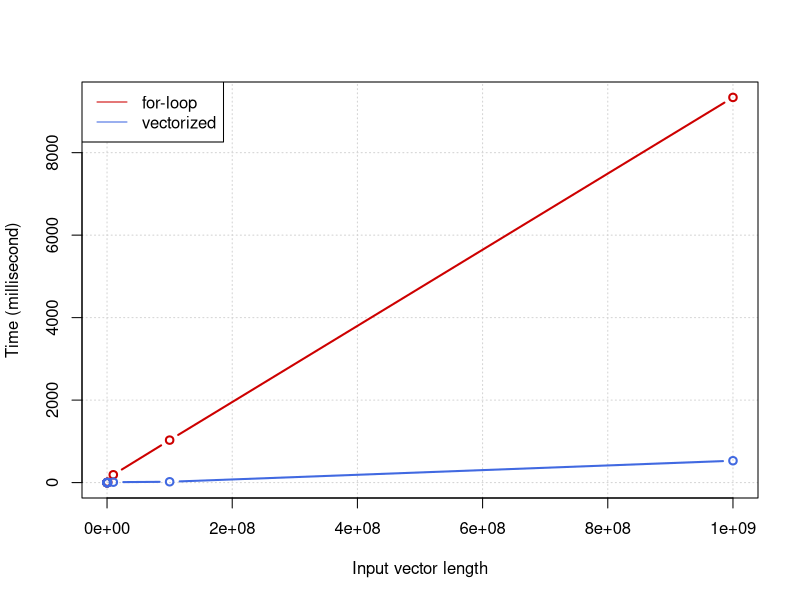

Write the R code that produced this figure.
## ---- chunk 1
1 + 1
## ---- chunk 2
#| echo: false
2 * 2
## ---- chunk 3
#define f1(x,y) using a for-loop 
f1 <- function(x, y) {
  z <- numeric(length(x))
 
  for (i in 1:length(x)) {
    z[i] <- x[i] - y[i]
  }   
  return(z)   
}

#input the x and y vectors
x <- c(1, 2, 3, 4, 5)
y <- c(2, 4, 6, 8, 10)

z <- f1(x, y)  # Using the f1 function

print(z)     # Print z
## ---- chunk 4

f2 <- function(x,y){
  z <- x - y      #Using vector elements minus the vector y element
  return(z)
}

#input the x and y vectors
x <- c(1, 2, 3, 4, 5)
y <- c(2, 4, 6, 8, 10)

z <- f2(x, y) # Using the f2 function

print(z)    # Print z
  
## ---- chunk 5
library(testthat)
#  #for loop method 
f1 <- function(x, y) {
  z <- numeric(length(x))

  for (i in 1:length(x)) {
    z[i] <- x[i] - y[i]
  }   
  return(z)   
}
#vectorized operation
f2 <- function(x,y){
  z <- x - y      
  return(z)
}
#  two vectors,length 1,000,000.
x <- c(1:1000000 )
y <- c(2:1000001)

# Record the runtime of the `for loop method.
runtime_f1 <- system.time(f1(x, y))[1] * 1000
 

# Record the runtime of the `vectorized operation.
runtime_f2 <- system.time(f2(x, y))[1] * 1000
 
expect_equal(f1(x, y), f2(x, y))

cat("Runtime of f1:", runtime_f1, "milliseconds\n")
cat("Runtime of f2:", runtime_f2, "milliseconds\n")
## ---- chunk 6
plot.runtime <- function(ns, t.loop, t.vectorized)
{
  plot(ns, t.loop, ylim=c(0, max(t.loop)), col="red3", 
       type="b", panel.first=grid(), lwd=2,
       xlab="Input vector length",
       ylab="Time (millisecond)")
  lines(ns, t.vectorized, col="royalblue", type="b", lwd=2)
  legend("topleft", c("for-loop", "vectorized"), 
         col=c("red3", "royalblue"), lwd=1)
}

# test data
input_lengths <- c(10, 100, 1000, 10000, 100000, 1000000, 10000000, 100000000, 1000000000)  # Input vector length for different tests
runtime_for_loop <- c(0, 0, 0, 0, 0, 10, 190, 1030, 9340)   # Runtime of the for loop solution (milliseconds) 
runtime_vectorized <- c(0, 0, 0, 0, 0, 0, 10, 20, 530)     # Run time of vectorized solutions (milliseconds) 

# Using plot.runtime 
plot.runtime(input_lengths, runtime_for_loop, runtime_vectorized)
